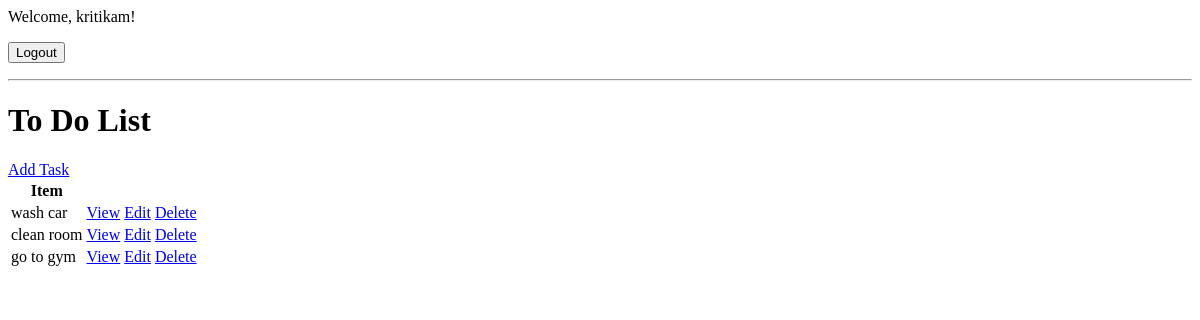
Before: / (signed in) with the older database file.
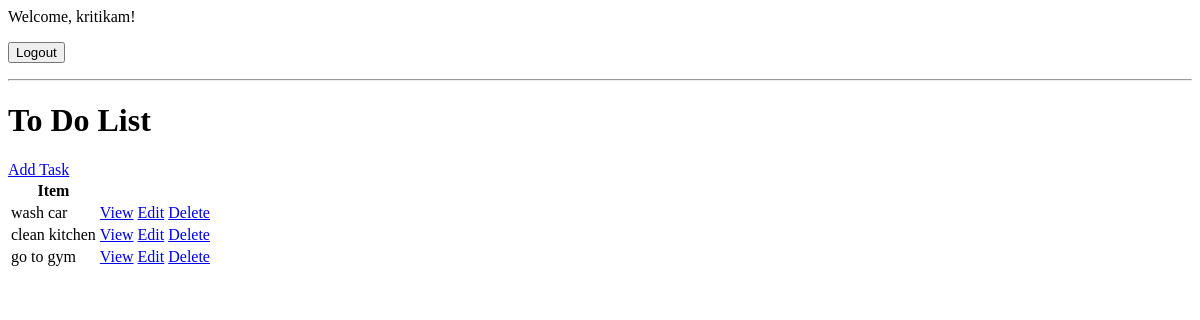
After: the same page with the newer database file.
### base/models.py (models this page shows, shortened)
class Task(models.Model):
    user = models.ForeignKey(User, on_delete=models.CASCADE, null=True, blank=True)
    title = models.CharField(max_length=200)
    description = models.TextField(null=True, blank=True)
    complete = models.BooleanField(default=False)
    created = models.DateTimeField(auto_now_add=True)
    class Meta:
        ordering = ['complete']  # Orders tasks by their completion status

### base/views.py (the view)
# urls.py: path('', TaskList.as_view(), name='tasks'),
class TaskList(LoginRequiredMixin, ListView):
    model = Task
    context_object_name = 'tasks'

### base/templates/base/task_list.html (shortened to what this page needs)
{% if request.user.is_authenticated %}
    <p>Welcome, {{request.user}}!
      <form method="POST" action="{% url 'logout' %}">
    <button type="submit">Logout</button>
</form>
{% else %}
    <p><a href="{% url 'login' %}">Login</a> | <a href="">Sign Up</a></p>
{% endif %}
<hr>
<h1>To Do List</h1>
<a href="{% url 'tasks-create' %}">Add Task</a>
<table>
    <tr>
        <th>Item</th>
    </tr>
    {% for task in tasks %}
    <tr>
        <td>{{task.title}}</td>
        <td><a href="{% url 'task' task.id %}">View</a></td>
        <td><a href="{% url 'task-update' task.id %}">Edit</a></td>
        <td><a href="{% url 'task-delete' task.id %}">Delete</a></td>
    </tr>
    {% empty %}
    <h3>No items in list</h3>
    {% endfor %}
</table>

Changed rows visible on the page:
changed Task: title "clean room" → "clean kitchen"
